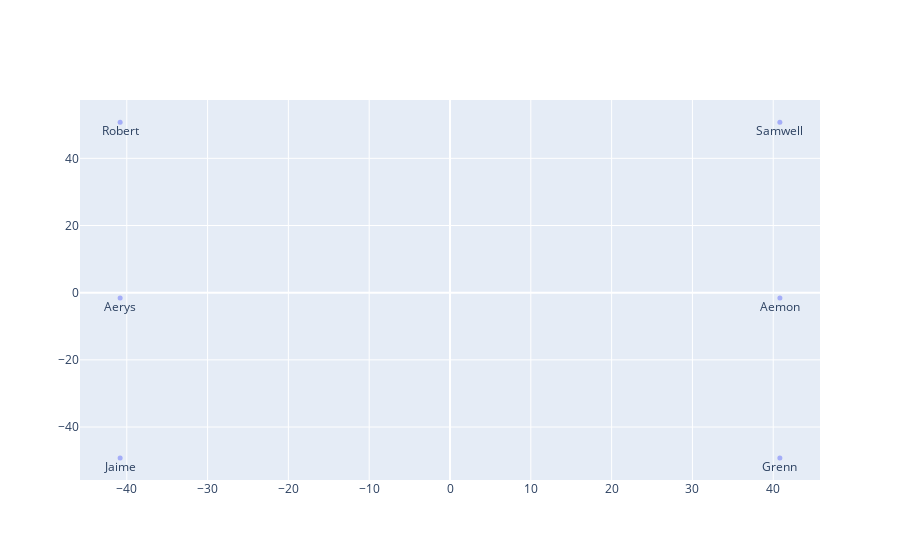

Source (notebook cell):
### Code cell
scatter = go.Scatter(
    x = Y[:,0],
    y = Y[:,1],
    mode='markers+text',
    text= df_nodes.values[:,0],
    textposition='bottom center',
    marker=dict(
        size=5,
        symbol='circle',
        opacity=0.5
    )
)






data = [scatter]
iplot(data, filename='fig0')

### Figure 1 — Plotly figure (JSON) as saved in the notebook; plotly's stock layout.template omitted (floating-point values rounded to 4 significant figures)
{"data": [{"marker": {"opacity": 0.5, "size": 5, "symbol": "circle"}, "mode": "markers+text", "text": ["Aemon", "Grenn", "Samwell", "Aerys", "Jaime", "Robert", "Tyrion", "Tywin", "Alliser", "Mance", "Amory", "Oberyn", "Arya", "Anguy", "Beric", "Bran", "Brynden", "Cersei", "Gendry", "Gregor", "Joffrey", "Jon", "Rickon", "Roose", "Sandor", "Thoros", "Balon", "Loras", "Belwas", "Barristan", "Illyrio", "Hodor", "Jojen", "Luwin", "Meera", "Nan", "Theon", "Brienne", "Bronn", "Podrick", "Lothar", "Walder", "Catelyn", "Edmure", "Hoster", "Jeyne", "Lysa", "Petyr", "Robb", "Roslin", "Sansa", "Stannis", "Elia", "Ilyn", "Meryn", "Pycelle", "Shae", "Varys", "Craster", "Karl", "Daario", "Drogo", "Irri", "Daenerys", "Aegon", "Jorah", "Kraznys", "Missandei", "Rakharo", "Rhaegar", "Viserys", "Worm", "Davos", "Cressen", "Salladhor", "Eddard", "Eddison", "Gilly", "Qyburn", "Renly", "Tommen", "Janos", "Bowen", "Kevan", "Margaery", "Myrcella", "Dalla", "Melisandre", "Orell", "Qhorin", "Rattleshirt", "Styr", "Val", "Ygritte", "Jon Arryn", "Lancel", "Olenna", "Marillion", "Robert Arryn", "Ellaria", "Mace", "Rickard", "Ramsay", "Chataya", "Shireen", "Doran", "Walton"], "textposition": "bottom center", "type": "scatter", "x": [40.82, 40.82, 40.82, -40.82, -40.82, -40.82], "y": [-1.594, -49.18, 50.78, -1.594, -49.18, 50.78]}], "layout": {}}
